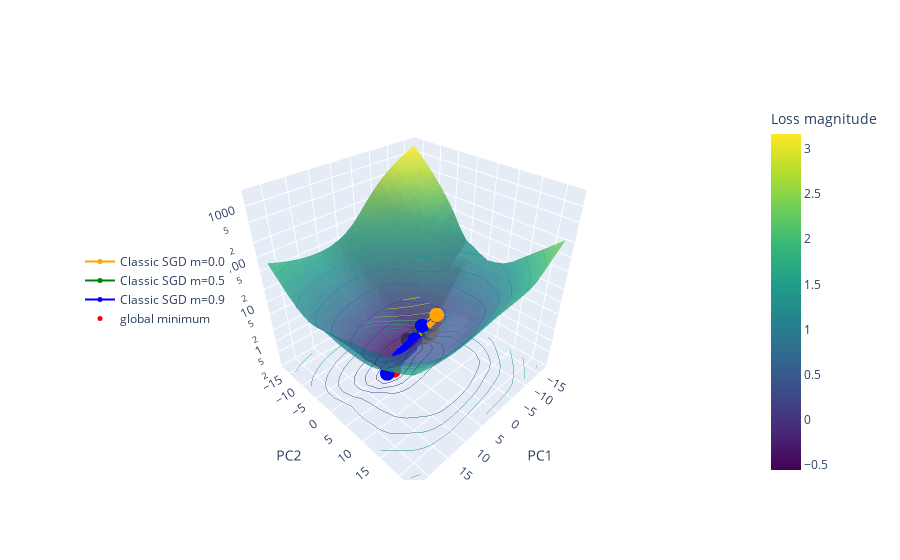

Notebook cell for this chart:
### Code cell
surface = go.Surface(
    x=xx,
    y=yy,
    z=grid_losses,
    opacity=0.8,
    name="grid point",
    coloraxis="coloraxis",
    colorscale="Viridis",
)

trajectory_names = [
    "Classic SGD m=0.0",
    "Classic SGD m=0.5",
    "Classic SGD m=0.9",
]
trajectory_colors = ['orange', 'green', 'blue', 'yellow', 'purple', 'cyan', 'magenta']  # Define more colors if you have more trajectories
trajectories = []
for i, (rw, tl) in enumerate(zip(reduced_weights, trajectories_loss_reevaluted)):
    traj = go.Scatter3d(
        x=rw[:, 0],
        y=rw[:, 1],
        z=tl,
        mode="markers+lines",
        line=dict(color=trajectory_colors[i % len(trajectory_colors)]),
        marker=dict(color=trajectory_colors[i % len(trajectory_colors)], size=5),
        name=trajectory_names[i],
    )
    trajectories.append(traj)

layout = go.Layout(
    scene=dict(xaxis_title="PC1", yaxis_title="PC2", zaxis_title=" Loss", zaxis=dict(type='log')),
    coloraxis=dict(colorbar=dict(title="Loss magnitude"), 
                   colorscale="Viridis",
                   cmin=np.log10(grid_losses.min()),  
                    cmax=np.log10(grid_losses.max()),
    ),
)   

fig = go.Figure(data=[surface]+ trajectories, layout=layout)

fig.data[0].update(contours_z=dict(show=True, usecolormap=True,
                              highlightcolor="limegreen", project_z=True))

_min_x, _min_y = np.unravel_index(np.argmin(grid_losses), grid_losses.shape)
min_point = go.Scatter3d(
    x=[xx[_min_x, _min_y]],
    y=[yy[_min_x, _min_y]],
    z=[grid_losses[_min_x, _min_y]],
    mode='markers',
    marker=dict(
        size=5,
        color='red',
    ),
    name="global minimum"
)

fig.add_trace(min_point)

fig.update_layout(legend=dict(orientation="v", x=0, y=0.5))

fig.show()

### Figure 1 — Plotly figure (JSON) as saved in the notebook; plotly's stock layout.template omitted (floating-point values rounded to 4 significant figures; data arrays with more than 128 entries replaced by an {"elided": "..."} marker saying what was removed)
{"data": [{"coloraxis": "coloraxis", "colorscale": [[0, "#440154"], [0.1111, "#482878"], [0.2222, "#3e4989"], [0.3333, "#31688e"], [0.4444, "#26828e"], [0.5556, "#1f9e89"], [0.6667, "#35b779"], [0.7778, "#6ece58"], [0.8889, "#b5de2b"], [1, "#fde725"]], "contours": {"z": {"highlightcolor": "limegreen", "project": {"z": true}, "show": true, "usecolormap": true}}, "name": "grid point", "opacity": 0.8, "type": "surface", "x": {"elided": "20x20 float values"}, "y": {"elided": "20x20 float values"}, "z": {"elided": "20x20 float values"}}, {"line": {"color": "orange"}, "marker": {"color": "orange", "size": 5}, "mode": "markers+lines", "name": "Classic SGD m=0.0", "type": "scatter3d", "x": [-3.757, -3.757, -3.571, -3.416, -3.416, -3.299, -3.196, -3.196, -3.101, -3.015, -3.015, -2.935, -2.855, -2.855, -2.779, -2.705, -2.705, -2.631, -2.557, -2.557, -2.489, -2.422, -2.421, -2.355, -2.289, -2.289, -2.227, -2.167, -2.167, -2.102, -2.045], "y": [3.095, 3.095, 2.546, 2.118, 2.117, 1.787, 1.477, 1.476, 1.204, 0.9413, 0.9414, 0.6992, 0.4788, 0.4783, 0.2715, 0.07506, 0.07495, -0.1053, -0.2669, -0.2667, -0.42, -0.5568, -0.5571, -0.6849, -0.811, -0.8111, -0.9279, -1.026, -1.026, -1.135, -1.224], "z": [2.251, 2.251, 1.304, 0.742, 0.7415, 0.5917, 0.5352, 0.5351, 0.5118, 0.495, 0.495, 0.4787, 0.4601, 0.4602, 0.4408, 0.4192, 0.4191, 0.4008, 0.3857, 0.3856, 0.3729, 0.3647, 0.3646, 0.3594, 0.3568, 0.3568, 0.3567, 0.3589, 0.3589, 0.3623, 0.368]}, {"line": {"color": "green"}, "marker": {"color": "green", "size": 5}, "mode": "markers+lines", "name": "Classic SGD m=0.5", "type": "scatter3d", "x": [-3.757, -3.757, -3.38, -3.122, -3.122, -2.911, -2.718, -2.717, -2.532, -2.358, -2.358, -2.197, -2.034, -2.034, -1.888, -1.739, -1.739, -1.596, -1.468, -1.467, -1.344, -1.229, -1.228, -1.111, -1.002, -1.002, -0.8988, -0.8028, -0.8027, -0.7023, -0.6068], "y": [3.095, 3.095, 2.101, 1.437, 1.436, 0.8793, 0.3754, 0.375, -0.04889, -0.4324, -0.4325, -0.7515, -1.03, -1.031, -1.279, -1.504, -1.504, -1.7, -1.861, -1.861, -2.014, -2.146, -2.146, -2.271, -2.382, -2.382, -2.482, -2.557, -2.557, -2.649, -2.715], "z": [2.239, 2.239, 1.131, 0.6285, 0.628, 0.4832, 0.4421, 0.4421, 0.4292, 0.4184, 0.4184, 0.4057, 0.3896, 0.3896, 0.3741, 0.3579, 0.3577, 0.3429, 0.3296, 0.3296, 0.319, 0.3108, 0.3108, 0.3061, 0.3037, 0.3037, 0.3037, 0.3067, 0.3067, 0.3106, 0.318]}, {"line": {"color": "blue"}, "marker": {"color": "blue", "size": 5}, "mode": "markers+lines", "name": "Classic SGD m=0.9", "type": "scatter3d", "x": [-3.757, -3.757, -1.75, -0.2768, -0.2758, 0.9172, 1.9, 1.901, 2.766, 3.51, 3.511, 4.157, 4.763, 4.764, 5.317, 5.826, 5.826, 6.3, 6.72, 6.721, 7.121, 7.5, 7.5, 7.864, 8.197, 8.197, 8.511, 8.78, 8.78, 9.072, 9.308], "y": [3.095, 3.095, 0.6638, -0.1169, -0.1177, -0.375, -0.4499, -0.4504, -0.4075, -0.3365, -0.3365, -0.2549, -0.1106, -0.1103, 0.0296, 0.09915, 0.1002, 0.2416, 0.4059, 0.4059, 0.4922, 0.6081, 0.6078, 0.6832, 0.7892, 0.7888, 0.8566, 0.9649, 0.9663, 0.9951, 1.061], "z": [2.2, 2.2, 1.088, 0.4875, 0.4871, 0.346, 0.314, 0.314, 0.3084, 0.3082, 0.3082, 0.3062, 0.3013, 0.3013, 0.2944, 0.2886, 0.2885, 0.2794, 0.2703, 0.2703, 0.2642, 0.2584, 0.2584, 0.2549, 0.252, 0.252, 0.2509, 0.2506, 0.2506, 0.2515, 0.253]}, {"marker": {"color": "red", "size": 5}, "mode": "markers", "name": "global minimum", "type": "scatter3d", "x": [7.933], "y": [1.744], "z": [0.2776]}], "layout": {"coloraxis": {"cmax": 3.166, "cmin": -0.5566, "colorbar": {"title": {"text": "Loss magnitude"}}, "colorscale": [[0, "#440154"], [0.1111, "#482878"], [0.2222, "#3e4989"], [0.3333, "#31688e"], [0.4444, "#26828e"], [0.5556, "#1f9e89"], [0.6667, "#35b779"], [0.7778, "#6ece58"], [0.8889, "#b5de2b"], [1, "#fde725"]]}, "legend": {"orientation": "v", "x": 0, "y": 0.5}, "scene": {"xaxis": {"title": {"text": "PC1"}}, "yaxis": {"title": {"text": "PC2"}}, "zaxis": {"title": {"text": " Loss"}, "type": "log"}}}}
